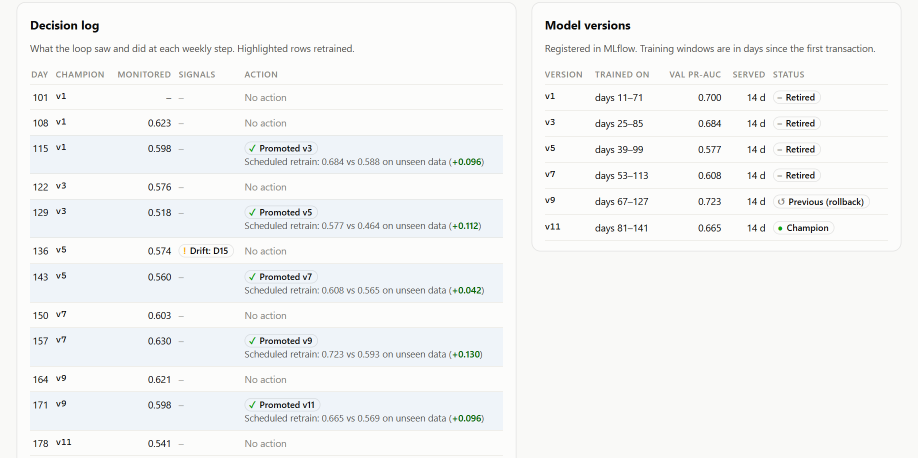
#> input picture thesis/p1/figures/dashboard_log.png, 1836 x 915 px (shown at 1/2 size)
$ python -i convert.py   (imports and definitions only)
#> lines starting #> are read from the running program, lines starting #| are printed output that depends on the picture
### thesis/nirnoy/manual.py
"""Hand-written LaTeX for the passages around the equations, where the Google Docs export
mixes equation-editor fragments into the text. The wording is the document's own; only the
mathematics is written properly. Each entry replaces the blocks from the first block whose
text starts with `start` (on `page`) up to, but not including, the block starting with `end`.
"""

EQ = {
    "4.1": r"\mathcal{L}(t) = \{\, x_j : t_j \le t - d \,\}",
    "4.2": r"\mathrm{AP}_{\mathrm{live}}(t) < (1 - \tau)\, \mathrm{AP}_{\mathrm{ref}}",
    "4.3": r"\mathrm{PSI} = \sum_{i=1}^{B} (c_i - r_i)\,\ln\frac{c_i}{r_i}",
    "4.4": r"\mathrm{AP} = \sum_{n} (R_n - R_{n-1})\,P_n",
    "4.5": r"\overline{\mathrm{AP}} = \frac{1}{W} \sum_{w=1}^{W} \mathrm{AP}_w",
    "4.6": r"J(c) = \overline{\mathrm{AP}}(c) - \kappa \cdot "
           r"\frac{N_{\mathrm{retrain}}(c)}{\text{number of 4-week periods}}",
    "4.7": r"\mathrm{AP}_{\mathrm{live}} < (1 - \tau)\,\max\big(\mathrm{AP}_{\mathrm{val}},\ "
           r"\mathrm{median}_{4}(\mathrm{AP}_{\mathrm{live}})\big) \quad\text{or}\quad "
           r"\mathrm{AP}_{\mathrm{live}} < \lambda\,\pi",
    "4.8": r"w^{*} = \arg\max_{w \in \mathcal{W}} \mathrm{AP}_{E}(m_w), \qquad "
           r"\mathcal{W} = \{\text{60 days},\ \text{all history}\}",
    "4.9": r"\mathrm{AP}(\text{challenger}) \ge \mathrm{AP}(\text{champion}) - \delta",
}


def eq(n):
    return "\\begin{equation*}\n  " + EQ[n] + " \\tag{" + n + "}\n\\end{equation*}\n"


PASSAGES = [
    {"page": 17, "start": "We model the time delay", "end": "4.1.3",
     "tex": "We model the time delay between a transaction and the use of its label as a fixed "
            "delay, $d$ days. The labelled data accessible for monitoring and training is given "
            "by, at time $t$,\n" + eq("4.1") +
            "where $t_j$ is the time of transaction $x_j$. The first model is trained at the "
            "beginning of the stream and is taught by the same rule, so it does not see any "
            "label that it might not have had. We consider delays of 0, 15, 30 and 60 days. The "
            "value of delay equal to 0 is commonly assumed in majority of the retraining "
            "research [3]\n\n"
            "The amount of time a cardholder takes to notice a fraudulent charge and dispute it "
            "is 30 to 60 days [2]; [5]. Not all Investigator feedback for some alerted "
            "transactions is modelled: all labels arrive with the same delay, which is smaller in "
            "a real system [5]. This is a slightly bad background for the performance based "
            "triggers which are discussed.\n"},
    {"page": 19, "start": "The performance method", "end": "The identical data",
     "tex": "The performance method is a simple error based trigger in the sense of DDM and "
            "ADWIN [3] [8] adapted for delayed labels. It computes the PR-AUC of the model on "
            "transactions with labels from the past 14 days not included in the model training, "
            "if there are at least 30 frauds in these transactions at each phase. It retrains "
            "when\n" + eq("4.2") +
            "where $\\mathrm{AP}_{\\mathrm{live}}(t)$ is that live PR-AUC, $\\tau$ is the "
            "tolerance (0.15 by default), and $\\mathrm{AP}_{\\mathrm{ref}}$ is either a model's "
            "validation PR-AUC, or the initial live measurement. Both drift techniques include a "
            "minimum of 14 days between retrains, to avoid a series of retrains owing to one "
            "drift occurrence.\n"},
    {"page": 19, "start": "Population Stability Index", "end": "PR AUC.",
     "tex": "Population Stability Index The PSI measures drift in a feature or in the scores of "
            "the model by comparing a current distribution with a reference distribution [2]:\n"
            + eq("4.3") +
            "with reference values binned into $B = 10$ bins at the deciles of the values. $r_i$ "
            "and $c_i$ are shares of the reference and current values in bin $i$. Shares are "
            "floored at $10^{-6}$ to avoid division by zero. Missing values are binned in their "
            "own bin. A PSI less than 0.1 is usually regarded steady, 0.1 to 0.25 is considered "
            "a moderate change, and greater than 0.25 is considered a major change. The PSI is "
            "determined for the 10 most relevant features of the static model (by total gain) "
            "and for the scores, in each time bin compared to the training period.\n"},
    {"page": 19, "start": "PR AUC.", "end": "Average PR AUC per week",
     "tex": "PR AUC. Fraud is exceedingly rare and investigators can only investigate the "
            "highest scoring alerts the main criterion is the area under the accuracy recall "
            "curve as determined by average precision [5]:\n" + eq("4.4") +
            "where $P_n$ and $R_n$ are the precision and recall at the $n$-th threshold of the "
            "ranked scores. The high number of genuine transactions does not inflate the PR-AUC. "
            "It also does not have the ROC-AUC bias on the cleanliness of the top of the alert "
            "list [9]. Note that the PR-AUC of a no-skill model is equal to the fraud rate.\n"},
    {"page": 20, "start": "Average PR AUC per week", "end": "4.1.5",
     # corrected: the document said "over all 1000 runs of data", which matches nothing in the
     # experiments, and split one sentence into two paragraphs
     "tex": "Average PR AUC per week. Each week a different version of the model is used to "
            "score, and the scores of different versions are not normalised to each other. A "
            "single PR-AUC computed over all weeks would blend such measures and often penalise "
            "training tactics even when their own models ranked transactions well. Therefore, "
            "we compute PR-AUC for each "
            "week $w$ of the stream independently, then average PR-AUC over the $W$ weeks:\n"
            + eq("4.5") +
            "If no fraud is found in one week, that week is skipped. Secondary measurements are "
            "minimum weekly PR-AUC, minimum number of retrains and F1-score at each model's own "
            "threshold.\n"},
    {"page": 20, "start": "(4.6)", "end": "Table 4.2",
     "tex": eq("4.6") +
            "$\\kappa = 0.002$ is a low cost per retrain, which breaks ties in favour of simpler "
            "configurations (as only computed on weeks whose labels have matured by the start of "
            "the week of the fold; i.e., on information that would really have been available). "
            "The results of the selected configuration on the fold are then recorded down and "
            "the same configuration is picked for the following fold. The result is a reasonable "
            "approximation of the performance of each family if an operator had the knowledge "
            "available at the time to tune the family to that information.\n"},
    {"page": 26, "start": "The basic policy", "end": "4.2.5",
     "tex": "The basic policy is a set schedule ; retrain a new model every 14 days on the latest "
            "60 days of labelled data . The schedule is augmented with a safety net that retrains "
            "early, at most once every 7 days, when performance collapses between scheduled "
            "retrains:\n" + eq("4.7") +
            "with $\\tau = 0.30$, $\\lambda = 3$ and $\\pi$ the fraud rate among the matured "
            "labels. The first condition compares the live PR-AUC to the best of the model's own "
            "validation PR-AUC and the median of the last four live measurements. Recent live "
            "history is also important, as is using the validation score. A model trained on "
            "corrupted data can claim a poor validation score, which would otherwise lower the "
            "bar it is assessed against. The other condition is a no-skill check, as a "
            "skill-less model gives a PR-AUC close to the fraud rate.\n"},
    {"page": 26, "start": "Automatic window picking", "end": "4.2.6",
     "tex": "\\textbf{Automatic window picking}: The trials indicated that the ideal training "
            "window depended on the dataset, 60 days on IEEE-CIS but full labelled history on "
            "Sparkov and BAF. A fixed window chosen on one dataset may be incorrect for another. "
            "So the framework can select the window itself. At each retrain it trains one "
            "challenger $m_w$ per candidate window $w$, here the last 60 days and all labelled "
            "history, and scores all of them on the same evaluation rows $E$: the most recent "
            "labelled transactions that none of the candidates was trained on and the champion "
            "was not trained on either. It only keeps\n" + eq("4.8") +
            "and only this challenger proceeds to the promotion gate, the rest are noted as not "
            "picked. The option depends solely on data that would be accessible at the time, and "
            "has no need for knowing which window is appropriate for the dataset. The extra cost "
            "is one extra training run per retrain as the candidates are trained on the same "
            "data except for their start date.\n"},
    {"page": 27, "start": "In the champion-challenger", "end": "4.2.7",
     "tex": "In the champion-challenger pattern of MLOps practice [7], [20], a challenger "
            "replaces the live model (the champion) if it clears the promotion gate. The gate "
            "evaluates both models on the challenger's validation data, which is restricted to "
            "transactions not observed by the champion at training, thus neither model is "
            "evaluated on data it has observed. The challenger is promoted if\n" + eq("4.9") +
            "where $\\delta = 0.01$. Both models are re-scored via the production feature path, "
            "not with scores saved at training time. This is the key: a model trained on "
            "incorrectly scaled features appears excellent on its own, equally incorrect, "
            "validation data, but fails on the inputs it will actually receive in production. If "
            "the comparison data contains less than 30frauds the comparison is unreliable and the "
            "challenger is promoted by default.\n"},
]

### thesis/nirnoy/convert.py
"""Convert Nirnoy's Google-Docs thesis PDF into a LaTeX project (for Overleaf).

Keeps the document's own wording, headings, numbering, tables and captions; replaces every
figure with the original high-resolution image from thesis/p1/figures (identified by image
similarity, or by caption where the Google Docs export lost the image, e.g. Figures 1.1 and
1.2), and writes the equations, which the export fragments, as proper LaTeX.

  python convert.py "path/to/Nirnoy_thesis.pdf"   ->  latex/main.tex, latex/figures/
"""

import os
import re
import shutil
import sys

import numpy as np
import pymupdf
from PIL import Image

from manual import PASSAGES

HERE = os.path.dirname(os.path.abspath(__file__))
FIG_SRC = os.path.normpath(os.path.join(HERE, "..", "p1", "figures"))
OUT = os.path.join(HERE, "latex")

# Figures the export lost (grey placeholder boxes): caption number -> original image
MISSING = {"1.1": "methodology.png", "1.2": "framework_loop.png"}
# Images chosen explicitly, by page (in order of appearance on the page)
PAGE_IMAGE = {16: ["methodology_3ds.png"],   # caption says three datasets: the 3-dataset version
              32: ["protocol.png"],          # cropped evaluation-protocol diagram
              # the document had the two images the wrong way round for their captions
              # (4.4: continuous-learning loop, 4.5: components of the framework)
              25: ["framework_loop.png", "architecture.png"]}

# ------------------------------------------------------------------ corrections to the document
CHAPTER_TITLES = {1: "Introduction"}         # Chapter 1 had no title
CAPTION_FIX = {
    # Figure 4.2 shows the evaluation protocol but repeated the caption of Figure 1.1
    "Figure 4.2": "Evaluation protocol: each dataset is split in time into a history and a stream "
                  "that is replayed week by week; settings are tuned walk-forward in 4-week folds",
    # the text before Table 4.1 introduces the retraining strategies, not the datasets
    "Table 4.1": "Retraining strategies compared in the simulation (default settings)",
}
MISSING_FIG_CAPTION = {   # page -> caption for an image that had none
    46: "Figure 5.3: Equal-budget comparison on IEEE-CIS (top) and BAF (bottom): the best mean "
        "weekly PR-AUC each family reaches with at most a given number of retrains (dots: "
        "individual settings)",
}
MISSING_TABLE_CAPTION = {   # page -> caption for a table that had none
    40: "Table 5.2: Gain in mean weekly PR-AUC over the static model by label delay "
        "(retraining every 14 days; 95\\% intervals)",
}
# Table 4.1 is replaced by the retraining-strategies table its text describes (the datasets
# table it showed is Table 4.8)
_P = r">{\raggedright\arraybackslash}p"
TABLE_OVERRIDE = {
    18: "{\\small\n\\begin{longtable}{|" + _P + "{0.17\\textwidth}|" + _P + "{0.29\\textwidth}|"
        + _P + "{0.21\\textwidth}|" + _P + "{0.17\\textwidth}|}\n\\hline\n"
        "Strategy & When it retrains & Training data & Needs labels to decide? \\\\ \\hline\n"
        "Static & Never & History before the stream & - \\\\ \\hline\n"
        "Periodic expanding & Every 14 days & All labelled data so far & No \\\\ \\hline\n"
        "Periodic sliding & Every 14 days & Labelled data of the last 60 days & No \\\\ \\hline\n"
        "Drift: score PSI & PSI of the model's scores over the last week, against its "
        "validation scores, exceeds 0.1 (at least 14 days apart) & All labelled data so far "
        "& No \\\\ \\hline\n"
        "Drift: performance & PR-AUC on newly matured labels falls more than 15\\% below the "
        "reference (Equation 4.2; at least 14 days apart) & All labelled data so far (or the "
        "last 60 days in tuned variants) & Yes (delayed) \\\\ \\hline\n"
        "\\end{longtable}\n}\n",
}

# Display equations by number (the document's numbering, same as the thesis report)
EQUATIONS = {
    "4.1": r"\mathcal{L}(t) = \{\, x_j : t_j \le t - d \,\}",
    "4.2": r"\mathrm{AP}_{\mathrm{live}}(t) < (1 - \tau)\, \mathrm{AP}_{\mathrm{ref}}",
    "4.3": r"\mathrm{PSI} = \sum_{i=1}^{B} (c_i - r_i)\,\ln\frac{c_i}{r_i}",
    "4.4": r"\mathrm{AP} = \sum_{n} (R_n - R_{n-1})\,P_n",
    "4.5": r"\overline{\mathrm{AP}} = \frac{1}{W} \sum_{w=1}^{W} \mathrm{AP}_w",
    "4.6": r"J(c) = \overline{\mathrm{AP}}(c) - \kappa \cdot "
           r"\frac{N_{\mathrm{retrain}}(c)}{\text{number of 4-week periods}}",
    "4.7": r"\mathrm{AP}_{\mathrm{live}} < (1 - \tau)\,\max\big(\mathrm{AP}_{\mathrm{val}},\ "
           r"\mathrm{median}_{4}(\mathrm{AP}_{\mathrm{live}})\big) \quad\text{or}\quad "
           r"\mathrm{AP}_{\mathrm{live}} < \lambda\,\pi",
    "4.8": r"w^{*} = \arg\max_{w \in \mathcal{W}} \mathrm{AP}_{E}(m_w), \qquad "
           r"\mathcal{W} = \{\text{60 days},\ \text{all history}\}",
    "4.9": r"\mathrm{AP}(\text{challenger}) \ge \mathrm{AP}(\text{champion}) - \delta",
}

CHAR = {"\u2019": "'", "\u2018": "`", "\u201c": "``", "\u201d": "''", "\u2014": "---",
        "\u2013": "--", "\u2212": "-", "\u200b": "", "\u00a0": " ", "\u2264": r"$\le$",
        "\u2265": r"$\ge$", "\u03c4": r"$\tau$", "\u03c0": r"$\pi$", "\u03bb": r"$\lambda$",
        "\u03b4": r"$\delta$", "\u03ba": r"$\kappa$", "\u2022": r"\textbullet{}"}
SPECIAL = {"\\": r"\textbackslash{}", "&": r"\&", "%": r"\%", "$": r"\$", "#": r"\#",
           "_": r"\_", "{": r"\{", "}": r"\}", "~": r"\textasciitilde{}", "^": r"\^{}"}


# [36 lines left out: functions esc, pymupdf_unmath, span_tex, not called in this run]


# ------------------------------------------------------------------------------ images
def fingerprint(img):
    g = img.convert("L").resize((24, 16))
    a = np.asarray(g, dtype=float)
    return (a - a.mean()) / (a.std() + 1e-6)


REFS = {}


def identify(pix_bytes):
#> called with pix_bytes = 'latex/figures/framework_loop.png'
    if not REFS:
        for f in os.listdir(FIG_SRC):
            if f.endswith(".png"):
                REFS[f] = fingerprint(Image.open(os.path.join(FIG_SRC, f)))
#> in fingerprint, `g = img.convert("L").resize((24, 16))`:
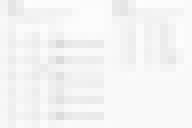
#> g: PIL image 24x16 L (shown 8 times larger); min 219, max 253, mean 244.9
#> pass 2 of the loop in identify, `for f in os.listdir(FIG_SRC):`:
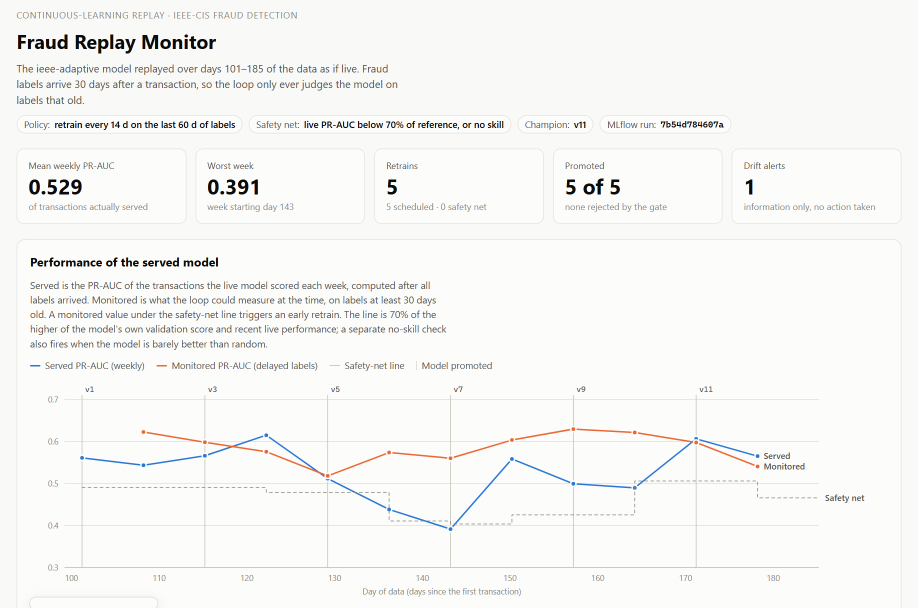
#> input picture thesis/p1/figures/dashboard_top.png, 1836 x 1215 px (shown at 1/2 size)
#> in fingerprint (call 2), `g = img.convert("L").resize((24, 16))`:
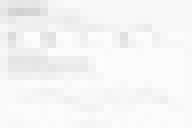
#> g: PIL image 24x16 L (shown 8 times larger); min 210, max 253, mean 246
#> pass 3 of the loop in identify, `for f in os.listdir(FIG_SRC):`:
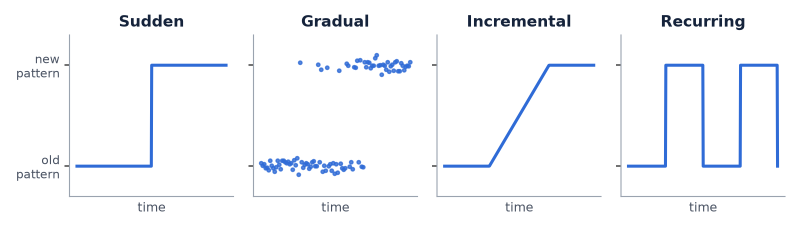
#> input picture thesis/p1/figures/drift_types.png, 1600 x 460 px (shown at 1/2 size)
#> in fingerprint (call 3), `g = img.convert("L").resize((24, 16))`:
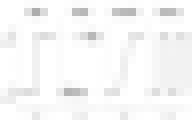
#> g: PIL image 24x16 L (shown 8 times larger); min 173, max 255, mean 247.7
    import io
#> (the run stopped early here; a loop or call above may not have finished)
